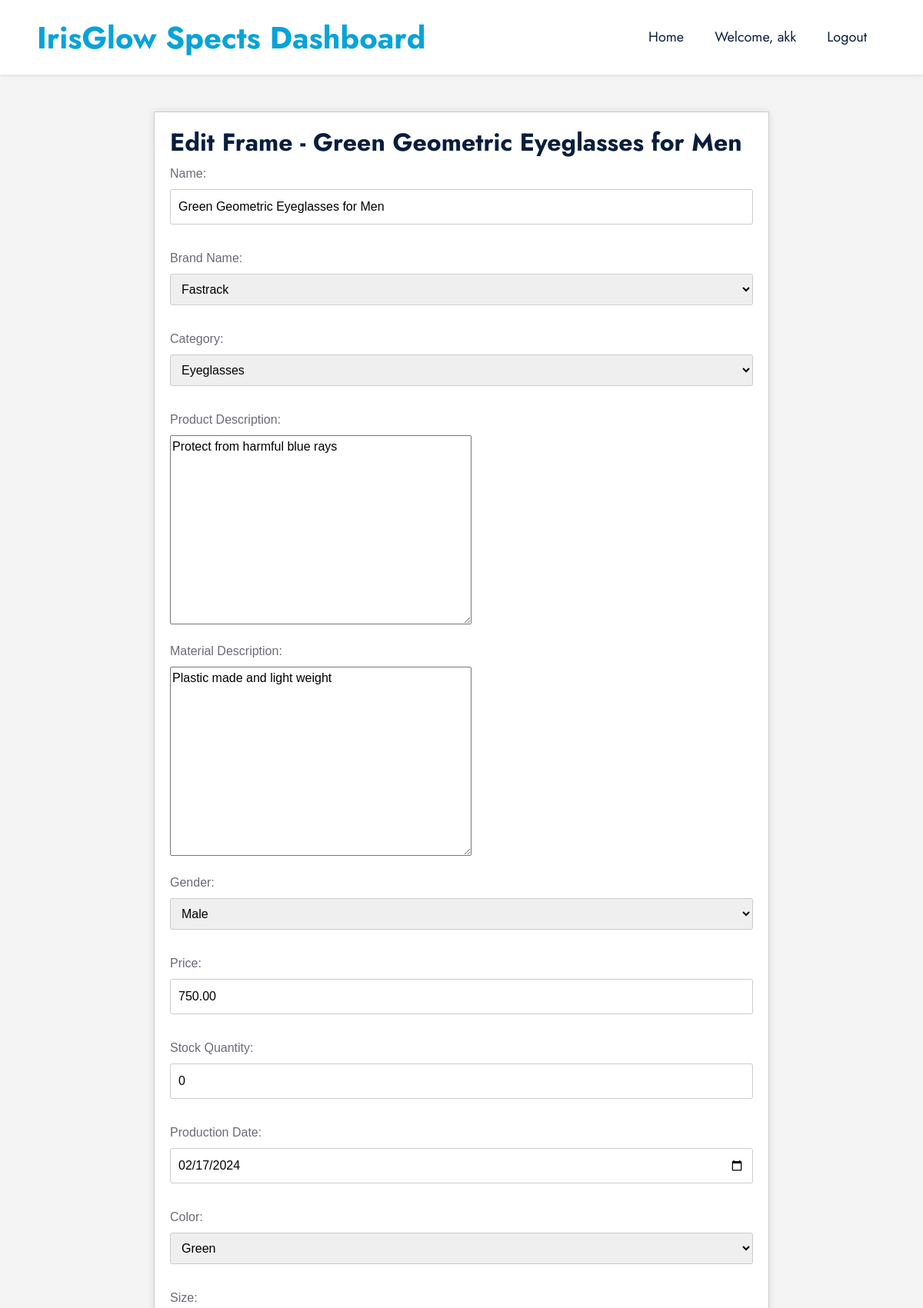
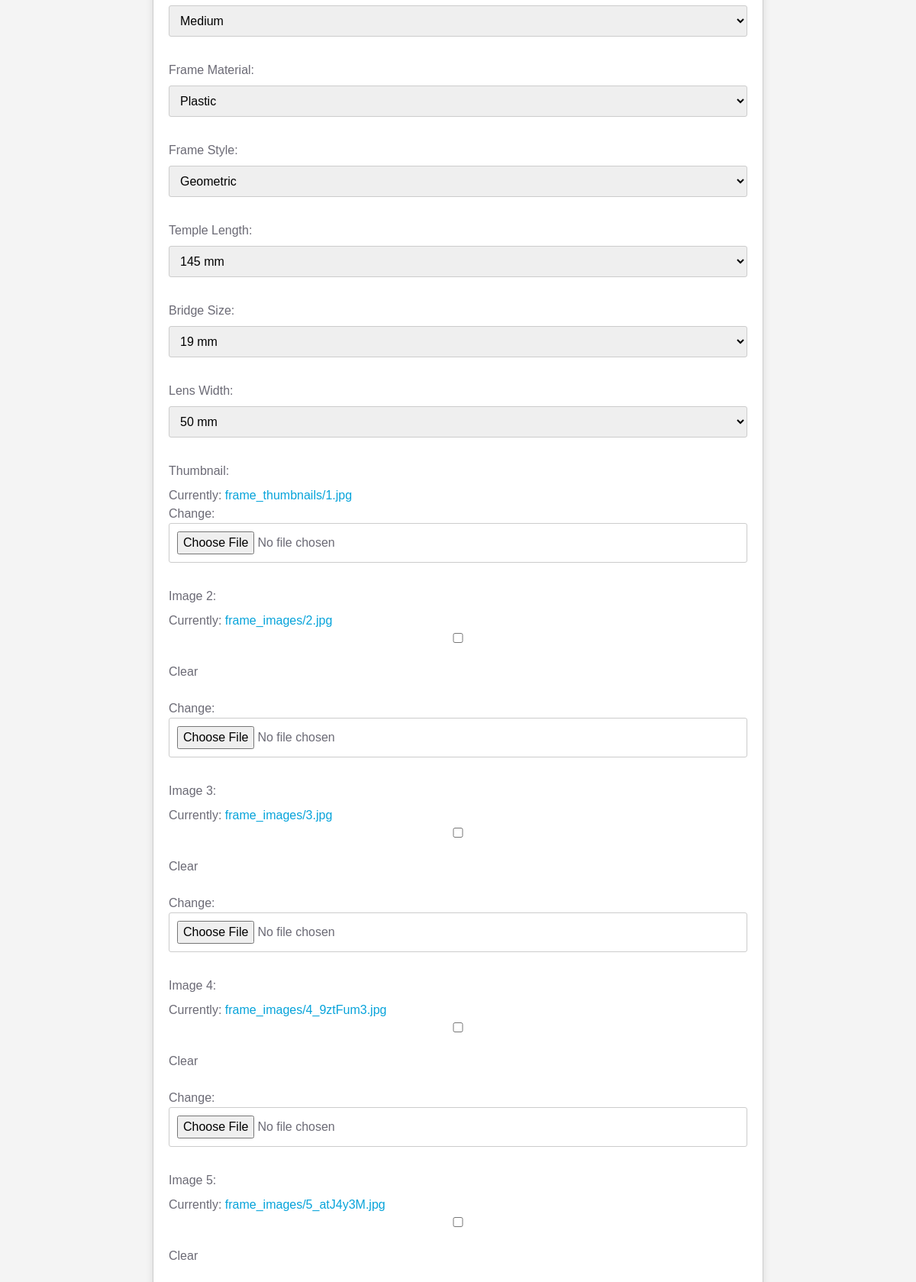
/frames/101/edit/ (signed in, upper part), run on the app's committed database (2 pictures, top to bottom).
### IrisGlowApp/models.py (models this page shows, shortened)
class CustomUser(AbstractUser):
    PATIENT = 1
    DOCTOR = 2
    SPECTS = 3
    ADMIN = 4
    ROLE_CHOICE = (
        (PATIENT, 'Patient'),
        (DOCTOR, 'Doctor'),
        (SPECTS, 'Spects'),
        (ADMIN,'Admin'),
    )
    username=None
    first_name = models.CharField(max_length=50)
    last_name = models.CharField(max_length=50)
    USERNAME_FIELD = 'email'
    email = models.EmailField(max_length=100, unique=True)
    phone = models.CharField(max_length=12, blank=True)
    password = models.CharField(max_length=128)
    role = models.PositiveSmallIntegerField(choices=ROLE_CHOICE, blank=True, null=True,default='1')
    is_admin = models.BooleanField(default=False)
    is_staff = models.BooleanField(default=False)
    is_active = models.BooleanField(default=True)
    is_superadmin = models.BooleanField(default=False)
    REQUIRED_FIELDS = ['first_name','last_name', 'phone']
    objects = UserManager()

class Frame(models.Model):
    GENDER_CHOICES = (
        ('M', 'Male'),
        ('F', 'Female'),
        ('K', 'Kids'),
    )
    CATEGORY_CHOICES = (
        ('Eyeglasses', 'Eyeglasses'),
        ('Sunglasses', 'Sunglasses'),
        ('Computer Glasses', 'Computer Glasses'),
    )
    FRAME_MATERIAL_CHOICES = (
        ('Metal', 'Metal'),
        ('Plastic', 'Plastic'),
        ('Wood', 'Wood'),
        ('Aluminium', 'Aluminium'),
        ('Glass', 'Glass'),
    )
    FRAME_STYLE_CHOICES = (
        ('Circle', 'Circle'),
        ('Rectangle', 'Rectangle'),
        ('Geometric', 'Geometric'),
        ('Square', 'Square'),
    )
    SIZE_CHOICES = (
        ('Small', 'Small'),
        ('Medium', 'Medium'),
        ('Large', 'Large'),
    )
    BRAND_CHOICES = (
        ('Fastrack', 'Fastrack'),
        ('Titan', 'Titan'),
        ('Essilor', 'Essilor'),
        ('Ray-Ban', 'Ray-Ban'),
        ('Boss', 'Boss'),
        ('Polaroid', 'Polaroid'),
        ('Vogue', 'Vogue'),
    )
    COLOR_CHOICES = (
        ('Red', 'Red'),
        ('Blue', 'Blue'),
        ('Green', 'Green'),
        ('Black', 'Black'),
        ('White', 'White'),
    )
    TEMPLE_LENGTH_CHOICES = [
        ('140', '140 mm'),
        ('141', '141 mm'),
        ('142', '142 mm'),
        ('143', '143 mm'),
        ('144', '144 mm'),
        ('145', '145 mm'),
        ('146', '146 mm'),
        ('147', '147 mm'),
        ('148', '148 mm'),
        ('149', '149 mm'),
        ('150', '150 mm'),
        ('151', '151 mm'),
        ('152', '152 mm'),
        ('153', '153 mm'),
        ('154', '154 mm'),
        ('155', '155 mm'),
        ('156', '156 mm'),
        ('157', '157 mm'),
        ('158', '158 mm'),
    ]
    BRIDGE_SIZE_CHOICES = [
        ('15', '15 mm'),
        ('16', '16 mm'),
        ('17', '17 mm'),
        ('18', '18 mm'),
        ('19', '19 mm'),
        ('20', '20 mm'),
        ('21', '21 mm'),
        ('22', '22 mm'),
        ('23', '23 mm'),
        ('24', '24 mm'),
        ('25', '25 mm'),
    ]
    LENS_WIDTH_CHOICES = [
        ('45', '45 mm'),
        ('46', '46 mm'),
        ('47', '47 mm'),
        ('48', '48 mm'),
        ('49', '49 mm'),
        ('50', '50 mm'),
        ('51', '51 mm'),
        ('52', '52 mm'),
        ('53', '53 mm'),
        ('54', '54 mm'),
        ('55', '55 mm'),
        ('56', '56 mm'),
        ('57', '57 mm'),
        ('58', '58 mm'),
    ]
    name = models.CharField(max_length=255, unique=True)
    brand_name = models.CharField(max_length=255, choices=BRAND_CHOICES)
    category = models.CharField(max_length=255, choices=CATEGORY_CHOICES)
    product_description = models.TextField()
    material_description = models.TextField()
    gender = models.CharField(max_length=1, choices=GENDER_CHOICES)
    price = models.DecimalField(max_digits=10, decimal_places=2, validators=[MaxValueValidator(10000)])
    stock_quantity = models.PositiveIntegerField(default=0)
    production_date = models.DateField(null=True, blank=True)
    color = models.CharField(max_length=50, null=True, blank=True, choices=COLOR_CHOICES)
    size = models.CharField(max_length=10, choices=SIZE_CHOICES, null=True, blank=True)
    frame_material = models.CharField(max_length=20, choices=FRAME_MATERIAL_CHOICES, null=True, blank=True)
    frame_style = models.CharField(max_length=20, choices=FRAME_STYLE_CHOICES, null=True, blank=True)
    temple_length = models.CharField(max_length=3, choices=TEMPLE_LENGTH_CHOICES, default='15')
    bridge_size = models.CharField(max_length=5, choices=BRIDGE_SIZE_CHOICES, default='15')
    lens_width = models.CharField(max_length=5, choices=LENS_WIDTH_CHOICES, default='15')
    thumbnail = models.ImageField(upload_to='frame_thumbnails/')
    image_2 = models.ImageField(upload_to='frame_images/', blank=True, null=True)
    image_3 = models.ImageField(upload_to='frame_images/', blank=True, null=True)
    image_4 = models.ImageField(upload_to='frame_images/', blank=True, null=True)
    image_5 = models.ImageField(upload_to='frame_images/', blank=True, null=True)
    frame_id = models.AutoField(primary_key=True, unique=True)

### IrisGlowApp/views.py (the view)
# urls.py: path('frames/<int:frame_id>/edit/', edit_frame, name='edit_frame'),
@login_required
def edit_frame(request, frame_id):
    frame = get_object_or_404(Frame, frame_id=frame_id)
    if request.method == 'POST':
        form = FrameForm(request.POST, request.FILES, instance=frame)
        if form.is_valid():
            form.save()
            return redirect('frame_list')
    else:
        form = FrameForm(instance=frame)
    return render(request, 'frame_edit.html', {'form': form, 'frame': frame})

### IrisGlowApp/forms.py
class FrameForm(forms.ModelForm):
    class Meta:
        model = Frame
        fields = ['name', 'brand_name', 'category', 'product_description', 'material_description', 'gender', 'price', 'stock_quantity', 'production_date',  'color', 'size', 'frame_material', 'frame_style', 'temple_length', 'bridge_size', 'lens_width', 'thumbnail', 'image_2', 'image_3', 'image_4', 'image_5']

### template/frame_edit.html (shortened to what this page needs)
{% load static %}
<!DOCTYPE html>
<html lang="en">
<head>
    <link href="https://cdnjs.cloudflare.com/ajax/libs/font-awesome/5.10.0/css/all.min.css" rel="stylesheet">
    <link href="https://cdn.jsdelivr.net/npm/bootstrap-icons@1.4.1/font/bootstrap-icons.css" rel="stylesheet">
    <link href="{% static 'css/bootstrap.min.css' %}" rel="stylesheet" />
    <link href="{% static 'css/style.css' %}" rel="stylesheet" />
</head>
<body>
    <nav class="navbar navbar-expand-lg bg-white navbar-light shadow-sm px-5 py-3 py-lg-0">
        <a href="#" class="navbar-brand p-0">
            <h1 class="m-0 text-primary">IrisGlow Spects Dashboard</h1>
        </a>
        <div class="collapse navbar-collapse ms-5 mr-5 justify-content-end" id="navbarCollapse">
            <div class="navbar-nav ms-5 mr-5 py-0 justify-content-end">
                <a href="{% url 'spects_dashboard' %}" class="nav-item nav-link ">Home</a>
                <a href="#" class="nav-item nav-link"><span>Welcome, {{ user.first_name }}</span></a>
                <a href="{% url 'logout' %}" class="nav-item nav-link ">Logout</a>
            </div>
        </div>
    </nav>
    <html lang="en">
    <head>
    </head>
    <body>
{% block content %}
    <div class="container mt-5">
        <h2>Edit Frame - {{ frame.name }}</h2>
        <form method="post" enctype="multipart/form-data">
            <div class="mb-3">
                <label for="{{ form.name.id_for_label }}" class="form-label">Name:</label>
                {{ form.name }}
            </div>
            <div class="mb-3">
                <label for="{{ form.brand_name.id_for_label }}" class="form-label">Brand Name:</label>
                {{ form.brand_name }}
            </div>
            <div class="mb-3">
                <label for="{{ form.category.id_for_label }}" class="form-label">Category:</label>
                {{ form.category }}
            </div>
            <div class="mb-3">
                <label for="{{ form.product_description.id_for_label }}" class="form-label">Product Description:</label>
                {{ form.product_description }}
            </div>
            <div class="mb-3">
                <label for="{{ form.material_description.id_for_label }}" class="form-label">Material Description:</label>
                {{ form.material_description }}
            </div>
            <div class="mb-3">
                <label for="{{ form.gender.id_for_label }}" class="form-label">Gender:</label>
                {{ form.gender }}
            </div>
            <div class="mb-3">
                <label for="{{ form.price.id_for_label }}" class="form-label">Price:</label>
                {{ form.price }}
            </div>
            <div class="mb-3">
                <label for="{{ form.stock_quantity.id_for_label }}" class="form-label">Stock Quantity:</label>
                {{ form.stock_quantity }}
            </div>
            <div class="mb-3">
                <label for="{{ form.production_date.id_for_label }}" class="form-label">Production Date:</label>
                {{ form.production_date }}
            </div>
            <div class="mb-3">
                <label for="{{ form.color.id_for_label }}" class="form-label">Color:</label>
                {{ form.color }}
            </div>
            <div class="mb-3">
                <label for="{{ form.size.id_for_label }}" class="form-label">Size:</label>
                {{ form.size }}
            </div>
            <div class="mb-3">
                <label for="{{ form.frame_material.id_for_label }}" class="form-label">Frame Material:</label>
                {{ form.frame_material }}
            </div>
            <div class="mb-3">
                <label for="{{ form.frame_style.id_for_label }}" class="form-label">Frame Style:</label>
                {{ form.frame_style }}
            </div>
            <div class="mb-3">
                <label for="{{ form.temple_length.id_for_label }}" class="form-label">Temple Length:</label>
                {{ form.temple_length }}
            </div>
            <div class="mb-3">
                <label for="{{ form.bridge_size.id_for_label }}" class="form-label">Bridge Size:</label>
                {{ form.bridge_size }}
            </div>
            <div class="mb-3">
                <label for="{{ form.lens_width.id_for_label }}" class="form-label">Lens Width:</label>
                {{ form.lens_width }}
            </div>
            <div class="mb-3">
                <label for="{{ form.thumbnail.id_for_label }}" class="form-label">Thumbnail:</label>
                {{ form.thumbnail }}
            </div>
            <div class="mb-3">
                <label for="{{ form.image_2.id_for_label }}" class="form-label">Image 2:</label>
                {{ form.image_2 }}
            </div>
            <div class="mb-3">
                <label for="{{ form.image_3.id_for_label }}" class="form-label">Image 3:</label>
                {{ form.image_3 }}
            </div>
            <div class="mb-3">
                <label for="{{ form.image_4.id_for_label }}" class="form-label">Image 4:</label>
                {{ form.image_4 }}
            </div>
            <div class="mb-3">
                <label for="{{ form.image_5.id_for_label }}" class="form-label">Image 5:</label>
                {{ form.image_5 }}
            </div>
        </form>
    </div>
{% endblock %}

### static/css/style.css (style rules this page uses)
:root { --primary: #06A3DA; --secondary: #F57E57; --light: #EEF9FF; --dark: #091E3E; }
h1, h2, .font-weight-bold { font-weight: 700 !important; }
.navbar-light .navbar-nav .nav-link { font-family: 'Jost', sans-serif; padding: 35px 15px; font-size: 18px; color: var(--dark); outline: none; transition: .5s; }

### template/frame_edit.html (style rules this page uses)
.navbar { margin-bottom: 0; }
.navbar-collapse { flex-basis: 100%; }
body { font-family: 'Arial', sans-serif; background-color: #f4f4f4; margin: 0; padding: 0; }
.container { max-width: 800px; margin: 0 auto; background-color: #fff; border: 1px solid #ccc; padding: 20px; box-shadow: 0 0 10px rgba(0, 0, 0, 0.1); margin-top: 50px; }
nav { background-color: #444; padding: 10px; }
nav a { color: #fff; text-decoration: none; padding: 5px 10px; margin-right: 10px; border-radius: 3px; transition: background-color 0.3s; }
form { width: 100%; }
label { display: block; margin-top: 10px; }
input, select { width: 100%; padding: 10px; margin-bottom: 16px; border: 1px solid #ccc; border-radius: 3px; box-sizing: border-box; }

### data on the page
CustomUser: first_name "akk"
Frame: name "Green Geometric Eyeglasses for Men", brand_name "Fastrack", category "Eyeglasses", product_description "Protect from harmful blue rays", material_description "Plastic made and light weight", gender "Male", price "750.00", stock_quantity "0", production_date "02/17/2024", color "Green", size "Medium", frame_material "Plastic", frame_style "Geometric", temple_length "145 mm", bridge_size "19 mm", lens_width "50 mm"
